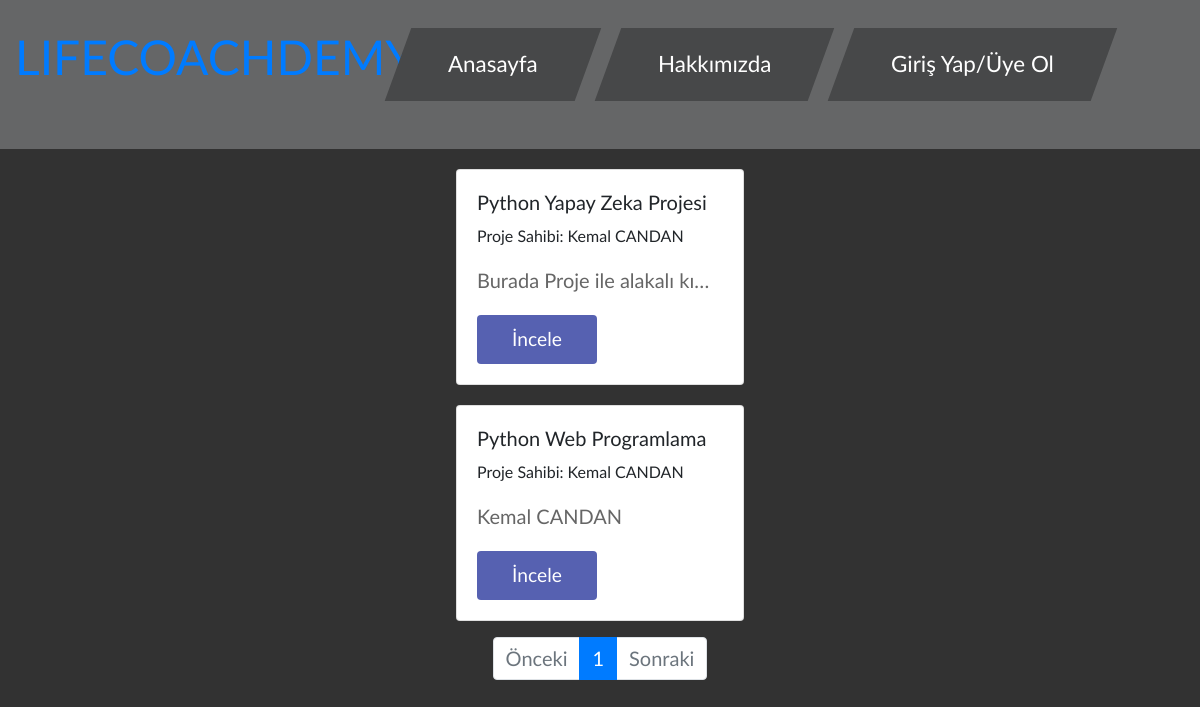
Screenshot of /project/index/ with the database file from the repository.
### project/models.py (models this page shows, shortened)
class Project(models.Model):
    project_owner = models.ForeignKey('auth.User', verbose_name='Proje Sahibi', related_name='projects', on_delete=models.CASCADE)
    name = models.CharField(max_length=120, verbose_name='Projenin Adı')
    content = RichTextField(verbose_name='İçerik', null=True, blank=True)
    slug = models.SlugField(unique=True, editable=False, max_length=130)
    def get_absolute_url(self):
        return reverse('project:detail', kwargs={'slug': self.slug})

### project/views.py (the view, shortened to what this page needs)
def project_index(request):
    project_list = Project.objects.all()
    query = request.GET.get('q')
    paginator = Paginator(project_list, 5) #Show 5 courses per page
    page = request.GET.get('sayfa')
    try:
        projects = paginator.page(page)
    except PageNotAnInteger:
        projects = paginator.page(1)
    except EmptyPage:
        projects = paginator.page(paginator.num_pages)
    return render(request, 'project/index.html', {'projects': projects})

### templates/project/index.html (shortened to what this page needs)
{% extends 'base.html' %}
{% block body %}
    {% for project in projects %}
        <div class="container">
            <div class="row justify-content-center" style="margin-top:20px;">
                <div class="card" style="width: 18rem;">
                    <div class="card-body">
                        <h5 class="card-title">{{ project.name }}</h5>
                        <h6>Proje Sahibi: {{ project.project_owner.get_full_name }}</h6>
                        <p class="card-text">{{ project.content|safe|linebreaks|truncatechars:34 }}</p>
                        <a href="{{ project.get_absolute_url }}" class="btn btn-primary">İncele</a>
                    </div>
                </div>
            </div>
        </div>
    {% endfor %}
    <div class="row justify-content-center mt-3">
        <ul class="pagination">
            <li class="page-item {% if not projects.has_previous %}disabled{% endif %}">
                <a class="page-link" {% if not projects.has_previous %} href="#" {% endif %}  tabindex="-1" aria-disabled="true">Önceki</a>
            </li>
            {% for page in projects.paginator.page_range %}
            <li class="page-item {% ifequal page projects.number %}active{% endifequal %}"><a class="page-link" href="?sayfa={{ page }}{% if request.GET.q %}&q={{ request.GET.q }}{% endif %}">{{ page }}</a></li>
            {% endfor %}
            <li class="page-item {% if not projects.has_next %}disabled{% endif %}">
                <a class="page-link" {% if not projects.has_next %} href="#" {% endif %}  tabindex="-1" aria-disabled="true">Sonraki</a>
            </li>
        </ul>
    </div>
{% endblock %}

### static/css/templatemo-real-dynamic.css (style rules this page uses)
body { font-family: 'Lato', Arial, sans-serif; font-size: 20px; overflow-x: hidden; background-color: #323232; }
a { transition: all 0.3s ease; text-decoration: none; }
p, address { color: #666; line-height: 1.9; }
ul, i { color: #666; }
ul { line-height: 2; }
.btn { font-size: 1.2rem; padding: 10px 35px; border: none; }
.btn-primary { background-color: #5661b1; }
ul { padding-left: 17px; }
ul li { list-style: none; }

### rows the page displays
Project: name "Python Yapay Zeka Projesi", project_owner.get_full_name "Kemal CANDAN", content "Burada Proje ile alakalı kı…"
Project: name "Python Web Programlama", project_owner.get_full_name "Kemal CANDAN", content "Kemal CANDAN"

### other values shown
{{ page }} "1"
